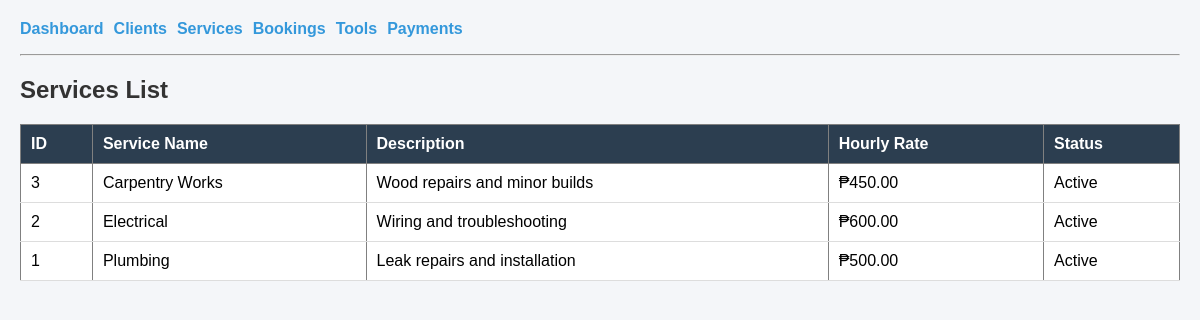
Page /pages/services_list.php on the committed database.
### tables this page shows
CREATE TABLE `services` (
  `service_id` int(11) NOT NULL,
  `service_name` varchar(150) NOT NULL,
  `description` text DEFAULT NULL,
  `hourly_rate` decimal(10,2) NOT NULL DEFAULT 0.00,
  `is_active` tinyint(1) NOT NULL DEFAULT 1,
  `created_at` timestamp NOT NULL DEFAULT current_timestamp()
);

### pages/services_list.php (the view, shortened to what this page needs)
<?php
include "../db.php";
$result = mysqli_query($conn, "SELECT * FROM services ORDER BY service_id DESC");
?>
<!doctype html>
<html>
<head>
</head>
<link rel="stylesheet" href="../style.css">
<body>
<?php include "../nav.php"; ?>
<h2>Services List</h2>
<table border="1" cellpadding="8">
<tr>
    <th>ID</th>
    <th>Service Name</th>
    <th>Description</th>
    <th>Hourly Rate</th>
    <th>Status</th>
</tr>
<?php while($row = mysqli_fetch_assoc($result)): ?>
<tr>
    <td><?php echo $row['service_id']; ?></td>
    <td><?php echo $row['service_name']; ?></td>
    <td><?php echo $row['description']; ?></td>
    <td>₱<?php echo number_format($row['hourly_rate'],2); ?></td>
    <td><?php echo $row['is_active'] ? 'Active' : 'Inactive'; ?></td>
</tr>
<?php endwhile; ?>
</table>
</body>
</html>

### style.css (style rules this page uses)
body { font-family: Arial, sans-serif; background-color: #f4f6f9; margin: 20px; }
h2 { color: #333; }
table { width: 100%; border-collapse: collapse; background: white; }
table th { background-color: #2c3e50; color: white; padding: 10px; text-align: left; }
table td { padding: 10px; border-bottom: 1px solid #ddd; }

### rows in the picture
services: service_id "3", service_name "Carpentry Works", description "Wood repairs and minor builds", hourly_rate "450.00", is_active "Active"
services: service_id "2", service_name "Electrical", description "Wiring and troubleshooting", hourly_rate "600.00", is_active "Active"
services: service_id "1", service_name "Plumbing", description "Leak repairs and installation", hourly_rate "500.00", is_active "Active"
